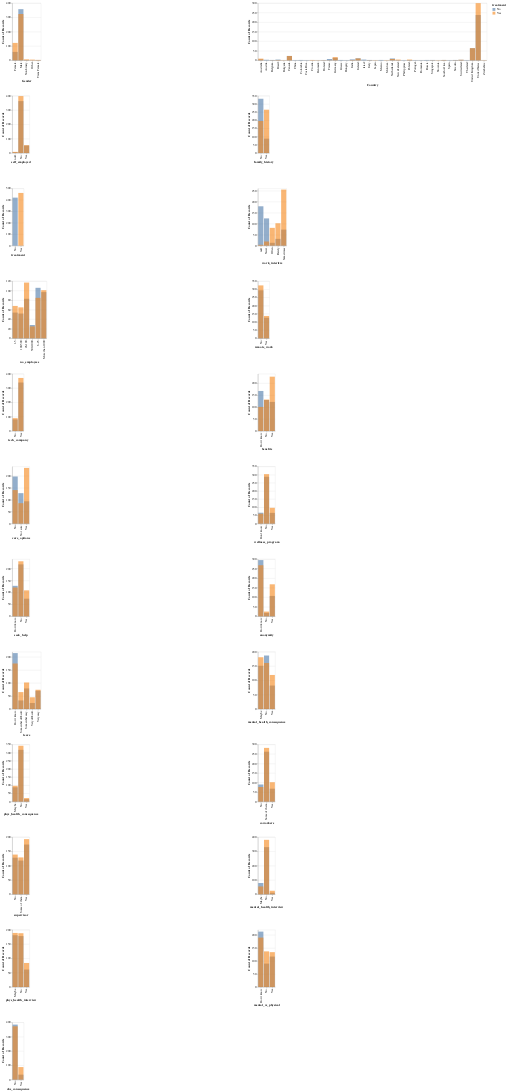

This figure's notebook cell:
### Code cell
alt.Chart(train_df.sort_values('treatment')).mark_bar(opacity=0.6).encode(
    alt.X(alt.repeat(), type='nominal'),
    alt.Y('count()', stack=None),
    alt.Color('treatment')
).properties(
    height=200
).repeat(
    train_df.select_dtypes('object').columns.to_list(),
    columns=2
)

### Figure 1 — Vega-Lite specification as saved in the notebook (floating-point values rounded to 4 significant figures; data arrays with more than 128 entries replaced by an {"elided": "..."} marker saying what was removed)
{"config": {"view": {"continuousWidth": 300, "continuousHeight": 300}}, "repeat": ["Gender", "Country", "self_employed", "family_history", "treatment", "work_interfere", "no_employees", "remote_work", "tech_company", "benefits", "care_options", "wellness_program", "seek_help", "anonymity", "leave", "mental_health_consequence", "phys_health_consequence", "coworkers", "supervisor", "mental_health_interview", "phys_health_interview", "mental_vs_physical", "obs_consequence"], "spec": {"data": {"name": "data-5eb462df67a4bade834d94eae3004d04"}, "mark": {"type": "bar", "opacity": 0.6}, "encoding": {"color": {"field": "treatment", "type": "nominal"}, "x": {"field": {"repeat": "repeat"}, "type": "nominal"}, "y": {"aggregate": "count", "stack": null, "type": "quantitative"}}, "height": 200}, "columns": 2, "$schema": "https://vega.github.io/schema/vega-lite/v5.15.1.json", "datasets": {"data-5eb462df67a4bade834d94eae3004d04": {"elided": "881 records"}}}
